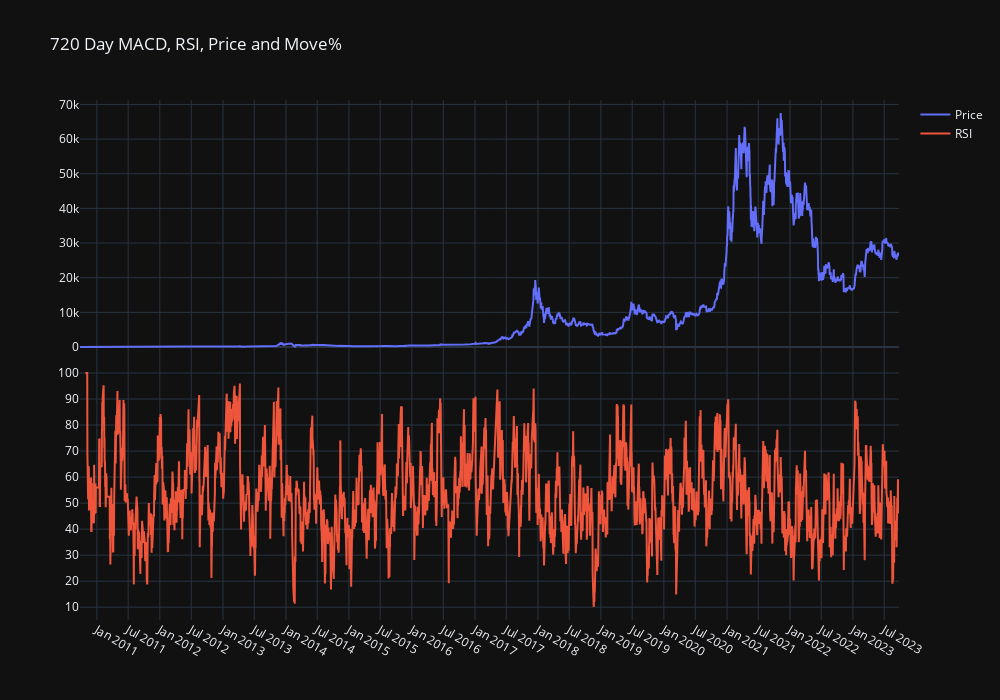

Write notebook code for a chart like this one.
### Code cell
df['RSI'] = pta.rsi(df['price'], length = 14)

fig = make_subplots(rows=2, cols=1,shared_xaxes=True,vertical_spacing=0.00001, row_heights=[0.2,0.2])

fig.add_trace(
    go.Scatter(name="Price",x=df['date'], y=df['price'],
        marker=dict(color=df['macd'], coloraxis="coloraxis1")),
    row=1, col=1)


fig.add_trace(
    go.Scatter(name="RSI",x=df['date'], y=df['RSI'],
    marker=dict(color=df['RSI'], coloraxis="coloraxis3")),
    row=2, col=1)



fig.update_yaxes(nticks=10)
fig.update_xaxes(nticks=50)
# fig.update_yaxes(type="log", row=1, col=1)
fig.update_layout(coloraxis1=dict(colorscale='Bluered_r'), showlegend=True)
fig.update_layout(coloraxis2=dict(colorscale='Bluered_r'), showlegend=True)
fig.update_layout(coloraxis3=dict(colorscale='Bluered_r'), showlegend=True)
fig.update_layout(coloraxis1_showscale=False)
fig.update_layout(coloraxis2_showscale=False)
fig.update_layout(height=700, width=1000, title_text="720 Day MACD, RSI, Price and Move%")
fig.update_layout(template='plotly_dark')
fig.show()

### Figure 1 — Plotly figure (JSON) as saved in the notebook; plotly's stock layout.template omitted (floating-point values rounded to 4 significant figures; data arrays with more than 128 entries replaced by an {"elided": "..."} marker saying what was removed)
{"data": [{"marker": {"color": {"elided": "4716 float values"}, "coloraxis": "coloraxis"}, "name": "Price", "type": "scatter", "x": {"elided": "4716 str values"}, "xaxis": "x", "y": {"elided": "4716 float values"}, "yaxis": "y"}, {"marker": {"color": {"elided": "4716 float values"}, "coloraxis": "coloraxis3"}, "name": "RSI", "type": "scatter", "x": {"elided": "4716 str values"}, "xaxis": "x2", "y": {"elided": "4716 float values"}, "yaxis": "y2"}], "layout": {"coloraxis": {"colorscale": [[0, "rgb(255,0,0)"], [1, "rgb(0,0,255)"]], "showscale": false}, "coloraxis2": {"colorscale": [[0, "rgb(255,0,0)"], [1, "rgb(0,0,255)"]], "showscale": false}, "coloraxis3": {"colorscale": [[0, "rgb(255,0,0)"], [1, "rgb(0,0,255)"]]}, "height": 700, "showlegend": true, "title": {"text": "720 Day MACD, RSI, Price and Move%"}, "width": 1000, "xaxis": {"anchor": "y", "domain": [0, 1], "matches": "x2", "nticks": 50, "showticklabels": false}, "xaxis2": {"anchor": "y2", "domain": [0, 1], "nticks": 50}, "yaxis": {"anchor": "x", "domain": [0.5, 1], "nticks": 10}, "yaxis2": {"anchor": "x2", "domain": [0, 0.5], "nticks": 10}}}
